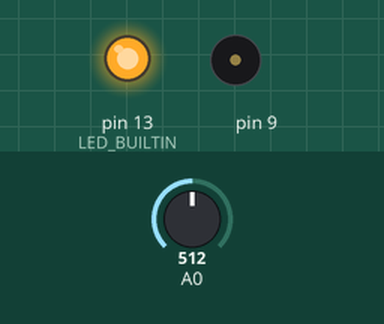
Simulated run of this sketch. Board: Arduino Uno, built with avr-gcc and run on an emulated ATmega328P. On the bench: output pins drawn as LEDs (lit = HIGH), buzzer (waves = sounding). The inputs (shaded band) are chosen by the test bench; at power-on: A0 = 512.

Above: at 0.1 s.
At 5.1 s:
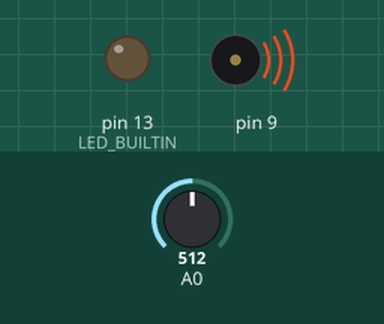
Timing chart, 0 to 6.6 s (numbered marks = the images above):
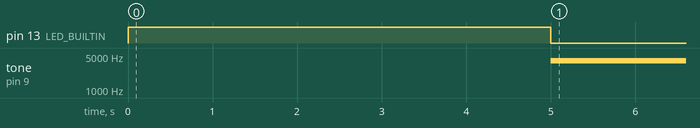

Measured:
- by itself, tone on pin 9: silent → 4000 Hz at 5.0 s

The sketch:

Project_6.ino
```cpp
int sensorValue;
int sensorLow = 1023;
int sensorHigh = 0;

void setup() {
  pinMode(LED_BUILTIN, OUTPUT);
  digitalWrite(LED_BUILTIN, HIGH);

  while(millis() < 5000) {
    sensorValue = analogRead(A0);
    if(sensorValue > sensorHigh) {
      sensorHigh = sensorValue;
    }else if(sensorValue < sensorHigh) {
      sensorLow =  sensorValue;
    }
  }
  digitalWrite(LED_BUILTIN, LOW);
}

void loop() {
  sensorValue = analogRead(A0);
  int pitch = map(sensorValue, sensorLow, sensorHigh, 50, 4000);

  tone(9, pitch,100);

  delay(10);
}
```
